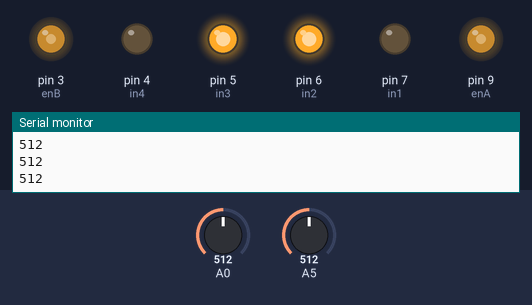
This sketch was run on a simulated Arduino Uno, built with avr-gcc and run on an emulated ATmega328P. On the bench: output pins drawn as LEDs (lit = HIGH), the last lines printed to the serial monitor. The inputs (shaded band) are chosen by the test bench; at power-on: A0 = 512, A5 = 512.

Above: at 1.2 s.
1.3 s: A0 set to 112
2.8 s: A0 set to 91
At 3.6 s:
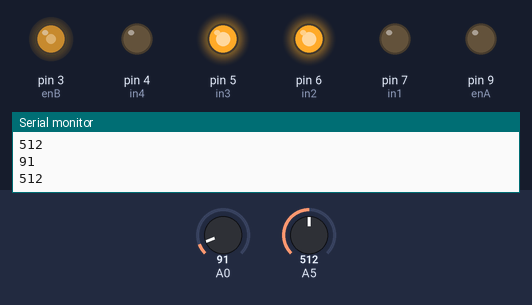
4.3 s: A0 set to 110
At 4.7 s:
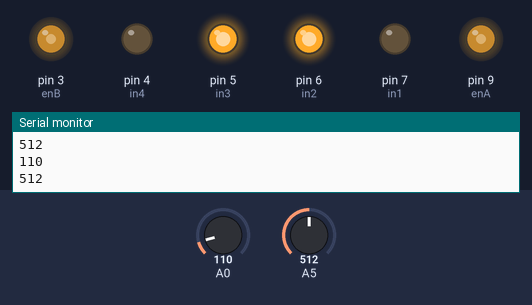
5.8 s: A5 set to 107
7.3 s: A5 set to 95
At 8.0 s:
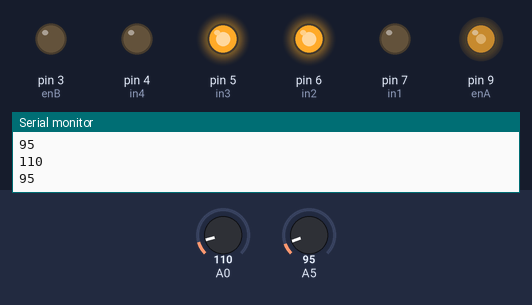
8.8 s: A0 set to 90
At 10.2 s:
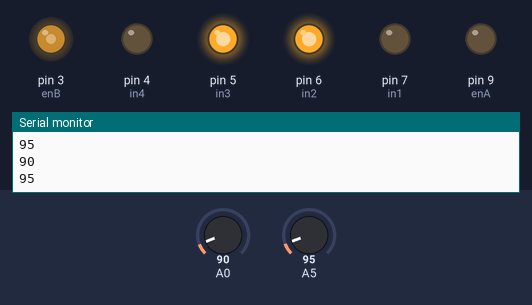
Timing chart, 0 to 11.3 s (numbered marks = the images above; inputs shaded):
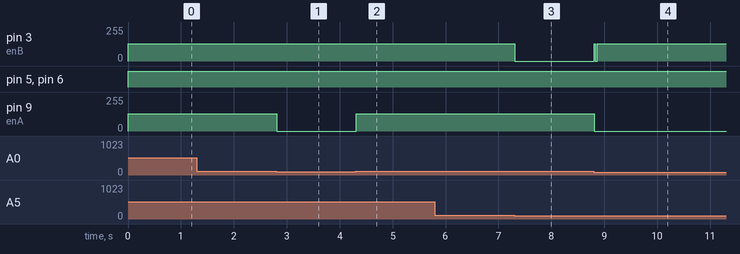

Measured:
- the behaviour switches between 101 and 100 on A0 (found by bisection; images 0 and 1)
- the behaviour switches between 101 and 100 on A5 (found by bisection; images 2 and 3)
- after the input at 2.8 s, pin 9 (enA): 130/255 → 0/255 at once
- after the input at 4.3 s, pin 9 (enA): 0/255 → 130/255 at once
- after the input at 7.3 s, pin 3 (enB): 130/255 → 0/255 at once
- after the input at 8.8 s, pin 3 (enB): 0/255 → 130/255 at once; pin 9 (enA): 130/255 → 0/255 at once

The sketch:

edim_po_linii.ino
```cpp
int i;
int x=1;
//левый двигатель
int enA = 9;
int in1 = 7;
int in2 = 6;
//правый двигатель
int enB = 3;
int in3 = 5;
int in4 = 4;
void setup() {
  // put your setup code here, to run once:
pinMode(3,OUTPUT);
pinMode(4,OUTPUT);
pinMode(5,OUTPUT);
pinMode(6,OUTPUT);
pinMode(7,OUTPUT);
pinMode(9,OUTPUT);
pinMode(A0,INPUT);
pinMode(A5,INPUT);
  Serial.begin(9600);
  Serial.println("Z-Line Sensor Test");
  Serial.println();
}
//ыыыыыыыыыыыыыыыыыыыыыыыыы
void loop(){
int val = analogRead(A0);
Serial.println(val);
int value = analogRead(A5);
Serial.println(value);
if (val > 100){
digitalWrite(in1,LOW);
digitalWrite(in2,HIGH);
analogWrite(enA,130);
}
else{
  analogWrite(enA,0);
}
if (value > 100){
digitalWrite(in4,LOW);
digitalWrite(in3,HIGH);
analogWrite(enB,130);
}
else{
  analogWrite(enB,0);
}
if (val < 100 & value < 100){
digitalWrite(in4,LOW);
digitalWrite(in3,HIGH);
analogWrite(enB,130);
}
}
```
